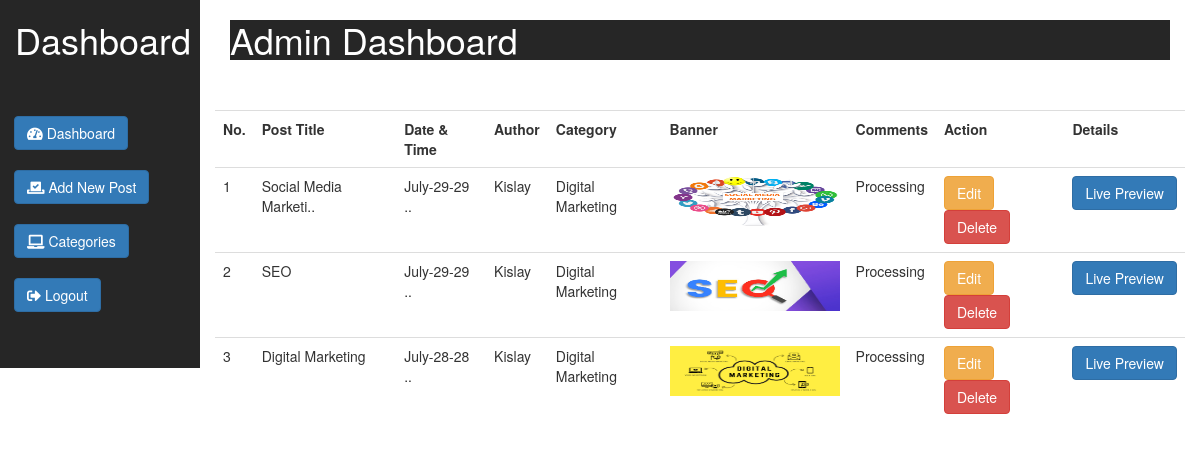
Screenshot of /Dashboard.php with the database file from the repository.
### tables this page shows
CREATE TABLE `admin_panel` (
  `id` int(10) NOT NULL,
  `datetime` varchar(50) NOT NULL,
  `title` varchar(200) NOT NULL,
  `category` varchar(100) NOT NULL,
  `author` varchar(100) NOT NULL,
  `image` varchar(200) NOT NULL,
  `post` varchar(10000) NOT NULL
);

### Dashboard.php (the view, shortened to what this page needs)
<?php require_once("include/DB.php");  ?>
<!DOCTYPE html>
<html>
<head>
	<link rel="stylesheet" type="text/css" href="css/bootstrap.min.css">
	<link rel="stylesheet" href="https://use.fontawesome.com/releases/v5.8.1/css/all.css">
</head>
<body>
	<div class="container-fluid">
	<div class="row">
			<div class="col-sm-2" style="background-color:#262626;color:#fff;">
				<h1>Dashboard</h1>
			<ul class="nav-stacked nav-pills" id="Side_Menu"style="list-style: none;">
			<li class="active"><a class="btn btn-primary"href="Dashboard.php"><span><i class="fas fa-tachometer-alt"></i>&nbsp;Dashboard</span></a></li>	<br>
			<li><a class="btn btn-primary"href="AddNewPost.php"><span><i class="fas fa-vote-yea"></i>&nbsp;Add New Post</span></a></li><br>
			<li><a class="btn btn-primary"href="categories.php"><span><i class="fas fa-laptop"></i>&nbsp;Categories</span></a></li><br />
			<li><a  class="btn btn-primary"href="Logout.php"><span><i class="fas fa-sign-out-alt"></i>&nbsp;Logout</span></a></li>
			</ul>
			</div>
	<div class="col-sm-10">
		 <div class="container-fluid">
		<h1 style="background-color: #262626;color:#fff;">Admin Dashboard</h1>
	</div>
		<br>
		<br>
	<div class="table-responsive">
		<table class="table table table-hover">
			<tr>
				<th>No.</th>
				<th>Post Title</th>
				<th>Date & Time</th>
				<th>Author</th>
				<th>Category</th>
				<th>Banner</th>
				<th>Comments</th>
				<th>Action</th>
				<th>Details</th>
			</tr>
<?php
$ViewQuery="SELECT * FROM admin_panel ORDER BY datetime desc";
$Execute=mysqli_query($connectingDB,$ViewQuery);
$SrNo=0;
while ($DataRows=mysqli_fetch_array($Execute)) {
	$Id=$DataRows["id"];
	$DataTime=$DataRows["datetime"];
	$Title=$DataRows["title"];
	$Category=$DataRows["category"];
	$Admin=$DataRows["author"];
	$Image=$DataRows["image"];
	$SrNo++;
	?>
	<tr>
	<td><?php
	if(strlen($Title)>20){$Title=substr($Title,0,20).'..';}
	 echo $SrNo; ?>
	</td>
	<td><?php echo $Title; ?></td>
	<td><?php
	if(strlen($DataTime)>11){$DataTime=substr($DataTime,0,11).'..';}
	echo $DataTime; ?></td>
	<td><?php
	 echo $Admin; ?></td>
	<td><?php echo $Category; ?></td>
	<td><img src="Upload/<?php echo $Image; ?>" width="170px"; height="50px" ></td>
	<td>Processing</td>
	<td>
	<a href="EditPost.php?Edit=<?php echo $Id; ?>">
		<span class="btn btn-warning">Edit</span></a>
	<a href="DeletePost.php?Delete=<?php echo $Id; ?>">
		<span class="btn btn-danger">Delete</span></a>
</td>
	<td><a href="index.php?id=<? echo $Id; ?>" target="_blank">
	<span class="btn btn-primary">Live Preview</span>
	</a>
</td>
	</tr>
<?php } ?>
		</table>
	</div>
	</div>
</div>
</div>
</body>
</html>

### Dashboard.php (style rules this page uses)
#Side_Menu { margin: 56px -41px; }

### rows the page displays
admin_panel: title "Social Media Marketi..", datetime "July-29-29 ..", author "Kislay", category "Digital Marketing", image (picture)
admin_panel: title "SEO", datetime "July-29-29 ..", author "Kislay", category "Digital Marketing", image (picture)
admin_panel: title "Digital Marketing", datetime "July-28-28 ..", author "Kislay", category "Digital Marketing", image (picture)
